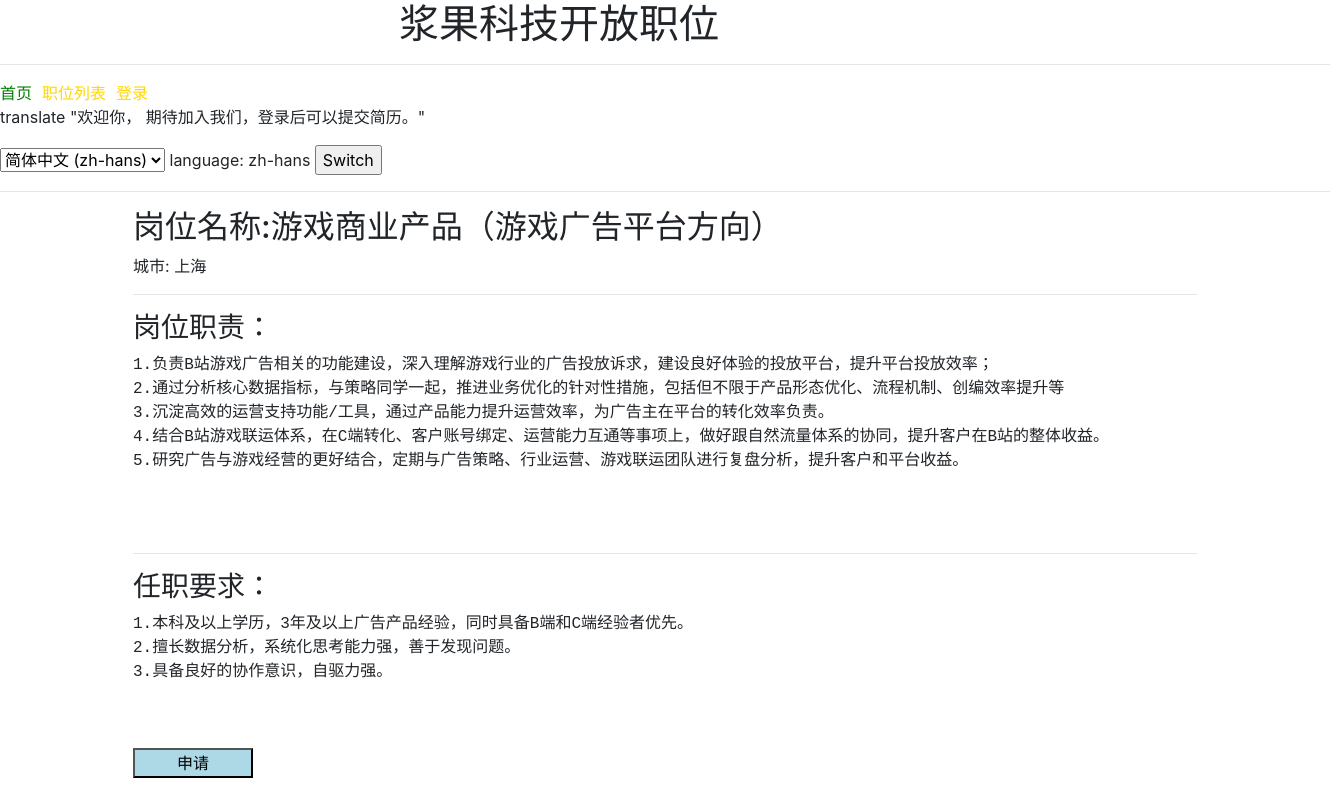
The app's page /job/1/ with its own data.
### jobs/models.py (models this page shows)
class Job(models.Model):
    job_type = models.SmallIntegerField(blank = False, choices=JobTypes,verbose_name=_("职位类别"))
    job_name = models.CharField(max_length=250,blank=False,verbose_name=_('职位名称'))
    job_city = models.SmallIntegerField(choices=Cities,blank=False,verbose_name=_('工作地点'))
    job_responsibility = models.TextField(max_length=1024,verbose_name=_('职位职责'))
    job_requirement = models.TextField(max_length=1024, blank=False,verbose_name=_('职位要求'))
    creator = models.ForeignKey(User,verbose_name=_('创建人'),null=True,on_delete=models.SET_NULL)
    created_date = models.DateTimeField(verbose_name=_('创建日期'),default=datetime.now)
    modified_date = models.DateTimeField(verbose_name=_('修改时间'),default=datetime.now)
    class Meta:
        verbose_name = _("职位")
        verbose_name_plural = _("职位列表")

### jobs/views.py (the view)
# urls.py: path("job/<int:job_id>/", views.detail, name="detail"),
def detail(request,job_id):
    try:
        job = Job.objects.get(pk=job_id)
        job.city_name = Cities[job.job_city][1]
        logger.info('job info fetched from database jobid:%s' % job_id)
    except Job.DoesNotExist:
        raise Http404("Job does not exist")
    return render(request, 'jobs/job.html',{'job':job})

### meetings/performance.py (called while the page is built)
def proformance_logger_middleware(get_response):
    def middleware(request):
        start_time = time.time()
        response = get_response(request)
        duration = time.time() - start_time
        response["X-Page-Duration-ms"] = int(duration * 1000)
        logger.info("%s %s %s", duration, request.path_info, request.GET.dict() )
        return response
    return middleware

### jobs/templates/jobs/job.html (shortened to what this page needs)
{% extends 'jobs/base.html' %}
{% block content %}
<div style="margin: auto; width: 80%;">
{% if job %}
    <div class="position_name">
        <h2>岗位名称:{{job.job_name}} </h2>
        城市:
        {{job.city_name}} <p></p>
    </div>
    <hr>
    <div classs="position_responsibility" style="width:1200px;">
        <h3>岗位职责：</h3>
        <pre style="font-size: 16px">{{job.job_responsibility}}
        </pre>
    </div><br>
    <hr>
    <div class="position_requirement" style="width:1200px; ">
        <h3>任职要求：</h3>
        <pre style="font-size: 16px">{{job.job_requirement}}
        </pre>
    </div>
    <br>
    <div class="apply_position">
        <input type="button" style="width: 120px;background-color: lightblue; " value="申请"
        onclick="location.href='/resume/add/?apply_position={{job.job_name}}&city={{job.city_name}}'"/>
    </div>
{% else %}
    <p>职位不存在</p>
{% endif %}
{% endblock %}

### records on screen
Job: job_name "游戏商业产品（游戏广告平台方向）", city_name "上海", job_responsibility "1.负责B站游戏广告相关的功能建设，深入理解游戏行业的广告投放诉求，建设良好体验的投放平台，提升平台投放效率； 2.通过分析核心数据指标，与策略同学一起，推进业务优化的针对性措施，包括但不限于产品形态优化、流程机制、创编效率提升等 3.沉淀高效的运营支持功能/工具，通过产品能力提升运营效率，为广告主在平台的转化效率负责。 4.结合B站游戏联运体系，在C端转化、客户账号绑定、运营能力互通等事项上，做好跟自然流量体系的协同，提升客户在B站的整体收益。 5.研究广告与游戏经营的更好结合，定期与广告策略、行业运营、游戏联运团队进行复盘分析，提升客户和平台收益。", job_requirement "1.本科及以上学历，3年及以上广告产品经验，同时具备B端和C端经验者优先。 2.擅长数据分析，系统化思考能力强，善于发现问题。 3.具备良好的协作意识，自驱力强。"

### other values on screen
{{ LANGUAGE_CODE }} "zh-hans"
form field language "简体中文 (zh-hans)"
